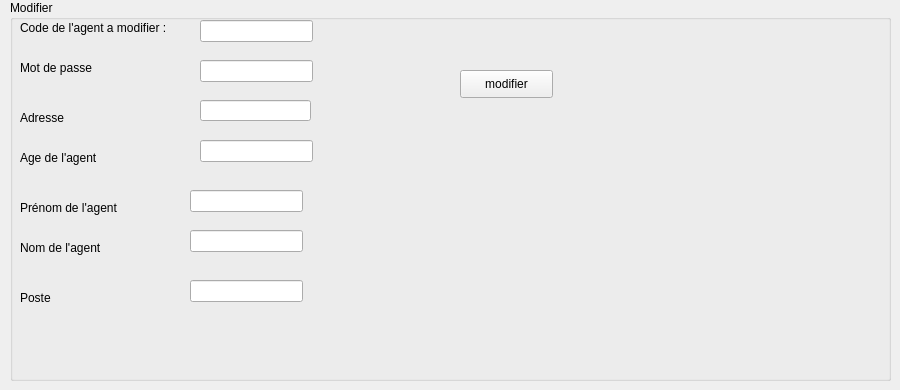
      <widget class="QWidget" name="modif">
       <attribute name="title">
        <string>Modifier agent</string>
       </attribute>
       <widget class="QGroupBox" name="groupBox_2">
        <property name="geometry">
         <rect>
          <x>10</x>
          <y>0</y>
          <width>881</width>
          <height>381</height>
         </rect>
        </property>
        <property name="title">
         <string>Modifier</string>
        </property>
        <widget class="QLineEdit" name="numagent_3">
         <property name="geometry">
          <rect>
           <x>190</x>
           <y>20</y>
           <width>113</width>
           <height>22</height>
          </rect>
         </property>
        </widget>
        <widget class="QLabel" name="label_8">
         <property name="geometry">
          <rect>
           <x>10</x>
           <y>20</y>
           <width>161</width>
           <height>16</height>
          </rect>
         </property>
         <property name="text">
          <string>Code de l'agent a modifier :</string>
         </property>
        </widget>
        <widget class="QLineEdit" name="nomagent_2">
         <property name="geometry">
          <rect>
           <x>190</x>
           <y>60</y>
           <width>113</width>
           <height>22</height>
          </rect>
         </property>
        </widget>
        <widget class="QLabel" name="label_9">
         <property name="geometry">
          <rect>
           <x>10</x>
           <y>60</y>
           <width>121</width>
           <height>16</height>
          </rect>
         </property>
         <property name="text">
          <string>Mot de passe</string>
         </property>
        </widget>
        <widget class="QLabel" name="label_10">
         <property name="geometry">
          <rect>
           <x>10</x>
           <y>110</y>
           <width>151</width>
           <height>16</height>
          </rect>
         </property>
         <property name="text">
          <string>Adresse</string>
         </property>
        </widget>
        <widget class="QLineEdit" name="prenomagent_2">
         <property name="geometry">
          <rect>
           <x>190</x>
           <y>100</y>
           <width>111</width>
           <height>21</height>
          </rect>
         </property>
        </widget>
        <widget class="QLineEdit" name="age_2">
         <property name="geometry">
          <rect>
           <x>190</x>
           <y>140</y>
           <width>113</width>
           <height>22</height>
          </rect>
         </property>
        </widget>
        <widget class="QLabel" name="label_11">
         <property name="geometry">
          <rect>
           <x>10</x>
           <y>150</y>
           <width>91</width>
           <height>16</height>
          </rect>
         </property>
         <property name="text">
          <string>Age de l'agent</string>
         </property>
        </widget>
        <widget class="QLabel" name="label_12">
         <property name="geometry">
          <rect>
           <x>10</x>
           <y>200</y>
           <width>151</width>
           <height>16</height>
          </rect>
         </property>
         <property name="text">
          <string>Prénom de l'agent</string>
         </property>
        </widget>
        <widget class="QLineEdit" name="mdp_2">
         <property name="geometry">
          <rect>
           <x>180</x>
           <y>190</y>
           <width>113</width>
           <height>22</height>
          </rect>
         </property>
        </widget>
        <widget class="QLineEdit" name="adresse_2">
         <property name="geometry">
          <rect>
           <x>180</x>
           <y>230</y>
           <width>113</width>
           <height>22</height>
          </rect>
         </property>
        </widget>
        <widget class="QLabel" name="label_13">
         <property name="geometry">
          <rect>
           <x>10</x>
           <y>240</y>
           <width>111</width>
           <height>16</height>
          </rect>
         </property>
         <property name="text">
          <string>Nom de l'agent</string>
         </property>
        </widget>
        <widget class="QPushButton" name="pb_modifier">
         <property name="geometry">
          <rect>
           <x>450</x>
           <y>70</y>
           <width>93</width>
           <height>28</height>
          </rect>
         </property>
         <property name="text">
          <string>modifier</string>
         </property>
        </widget>
        <widget class="QLabel" name="label_26">
         <property name="geometry">
          <rect>
           <x>10</x>
           <y>290</y>
           <width>55</width>
           <height>16</height>
          </rect>
         </property>
         <property name="text">
          <string>Poste</string>
         </property>
        </widget>
        <widget class="QLineEdit" name="poste2">
         <property name="geometry">
          <rect>
           <x>180</x>
           <y>280</y>
           <width>113</width>
           <height>22</height>
          </rect>
         </property>
        </widget>
       </widget>
      </widget>
